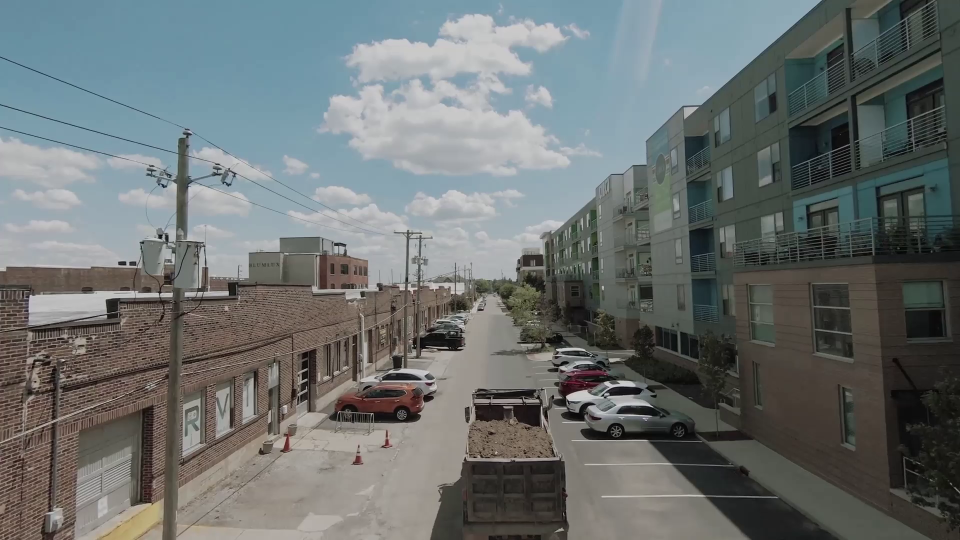
#> input picture vid10_t0.00.png, 1920 x 1080 px (shown at 1/2 size)
$ python -i image_perspective.py   (imports and definitions only)
#> lines starting #> are read from the running program, lines starting #| are printed output that depends on the picture
# Cours : Sessions 1-2 (contours), Session 3 (RANSAC) et Session 4 (single view modeling, points de fuite) : I2, perspective et stabilité des points de fuite dans le temps
"""I2: vanishing points, on one image and over the frames of a video.

One frame:
1. line segments (LSD of OpenCV; Canny + probabilistic Hough if LSD is missing), only the
   long ones (``min_len_frac`` of the image diagonal),
2. up to 3 vanishing points (VPs) by sequential RANSAC (our src/geometry/vanishing.py),
3. 3D direction of each VP: d = K^-1 v, with an ASSUMED camera K (focal = ``focal_factor``
   x the longest image side, principal point at the centre). The sign of d is free.

A video (the cue of Grab-3D, 2025): parallel 3D lines of a rigid scene keep the same 3D
direction. When the camera rotates, every VP direction turns with the same rotation, so:
- all directions turn with ONE rotation between two frames (``i2_rot_resid_deg``: the
  rotation is fitted on the tracked directions by orthogonal Procrustes, the residual is
  the angle left to each direction). Camera shake does not change it: this is the cue,
- each direction moves smoothly from frame to frame (``i2_jitter_med_deg``: second
  difference of a tracked direction). Insensitive to a smooth camera rotation, but a
  handheld walking camera shakes, so it mixes camera shake and scene instability,
- the angle between two directions stays constant (``i2_pair_angle_std_deg``): a rotation
  keeps angles. With the assumed K this holds only approximately (wrong focal length), but
  the error is smooth in time, while a drifting generated scene changes it frame to frame.
- ``i2_resid_med_deg``, the misfit of the segments to their VP in one frame, measures how
  straight and how precisely located the lines are (rendering), and serves as the noise
  floor: ``i2_jitter_norm`` = jitter / residual.

Features (one video): ``i2_frac_frames_vp`` (share of frames with a VP), ``i2_n_segments_med``,
``i2_n_vps_med``, ``i2_explained_frac_med`` (length-weighted share of segments that meet a
VP), ``i2_resid_med_deg``, ``i2_orth_err_med_deg`` (|angle between the two main directions -
90|), ``i2_jump_med_deg`` (direction change between sampled frames), ``i2_jitter_med_deg``,
``i2_jitter_norm``, ``i2_pair_angle_std_deg``, ``i2_rot_resid_deg``, ``i2_track_len_med`` (sampled frames a direction
survives), ``i2_dominant_kept_frac`` (share of steps where the strongest VP is found again).

Limits: needs straight man-made structures (buildings, corridors, interiors); a frame
without long lines gives no VP (NaN features). Lens distortion bends lines (fisheye, action
cameras). Reference: Sarkar et al., CVPR 2024 (single images); Grab-3D, 2025 (videos).
"""
from __future__ import annotations

import zlib
from pathlib import Path

import cv2
import numpy as np

from src.data.frames import read_frames
from src.geometry.vanishing import estimate_vps, vp_residual_angle

CODE_VERSION = "i2-2026-11-13b"

FEATURES = ["i2_frac_frames_vp", "i2_n_segments_med", "i2_n_vps_med", "i2_explained_frac_med",
            "i2_resid_med_deg", "i2_orth_err_med_deg", "i2_jump_med_deg", "i2_jitter_med_deg",
            "i2_jitter_norm", "i2_pair_angle_std_deg", "i2_rot_resid_deg", "i2_track_len_med",
            "i2_dominant_kept_frac"]


# ---------------------------------------------------------------- one frame
def detect_segments(gray: np.ndarray, min_len_frac: float = 0.04, max_segments: int = 300) -> np.ndarray:
    """(N, 4) segments [x1, y1, x2, y2], longest first, at least min_len_frac x diagonal long."""
    g = np.ascontiguousarray(gray, dtype=np.uint8)
    h, w = g.shape
    min_len = min_len_frac * np.hypot(h, w)
    seg = None
    if hasattr(cv2, "createLineSegmentDetector"):
        try:
            lines = cv2.createLineSegmentDetector(cv2.LSD_REFINE_STD).detect(g)[0]
            seg = np.zeros((0, 4)) if lines is None else lines.reshape(-1, 4).astype(float)
        except cv2.error:                       # some OpenCV builds ship LSD disabled
            seg = None
    if seg is None:
        edges = cv2.Canny(cv2.GaussianBlur(g, (5, 5), 1.2), 50, 150)
        lines = cv2.HoughLinesP(edges, 1, np.pi / 360, threshold=40, minLineLength=int(min_len),
                                maxLineGap=4)
        seg = np.zeros((0, 4)) if lines is None else lines.reshape(-1, 4).astype(float)
    length = np.hypot(seg[:, 2] - seg[:, 0], seg[:, 3] - seg[:, 1])
    keep = np.argsort(-length)
    keep = keep[length[keep] >= min_len][:max_segments]
    return seg[keep]


# [4 lines left out: function assumed_K, not called in this run]


def _unit(v: np.ndarray) -> np.ndarray:
    return v / np.linalg.norm(v, axis=-1, keepdims=True)


# [128 lines left out: functions angle_deg, frame_vps, build_tracks, rotation_between, temporal_features, frames_features, not called in this run]


def sample_frames(frames: list, stride: int, max_frames: int) -> list[int]:
    """Equally spaced indices (every `stride` frames, at most max_frames, from the start)."""
    return list(range(0, len(frames), max(1, stride)))[:max_frames]


# [24 lines left out: functions video_features, image_features, not called in this run]

>>> import cv2
>>> picture = cv2.imread('../../vid10_t0.00.png', cv2.IMREAD_GRAYSCALE)
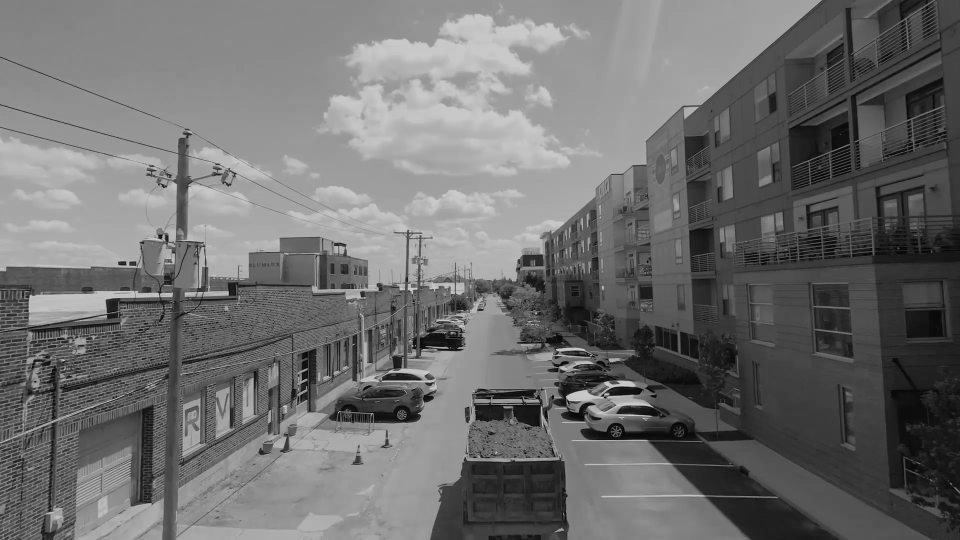
#> picture: shape (1080, 1920) (shown at 1/2 size); min 0, max 230, mean 110.5
>>> result = detect_segments(picture)
#> in detect_segments, `length = np.hypot(seg[:, 2] - seg[:, 0], seg[:, 3] - seg[:, 1])`: length = 4061 values, max 392.5 at index 774, min 1.25 at index 1474, mean 24.53
#> in detect_segments, `keep = np.argsort(-length)`: keep = 4061 values, max 4060 at index 1191, min 0 at index 167, mean 2030
#> in detect_segments, `keep = keep[length[keep] >= min_len][:max_segments]`: keep = 91 values, max 3754 at index 89, min 8 at index 67, mean 1793.4
#> result = 91 rows, first 6: [0.25, 112.8, 366.5, 254.1], [364.3, 255.9, 0.108, 115.7], [1878.3, 80.95, 1576.9, 248.2], [1575.1, 245.7, 1874.2, 79.14], [294.5, 330.1, 0.281, 255.7], [1748.2, 527.7, 1468.1, 546.4]

$ run again, on vid10_t10.00.png
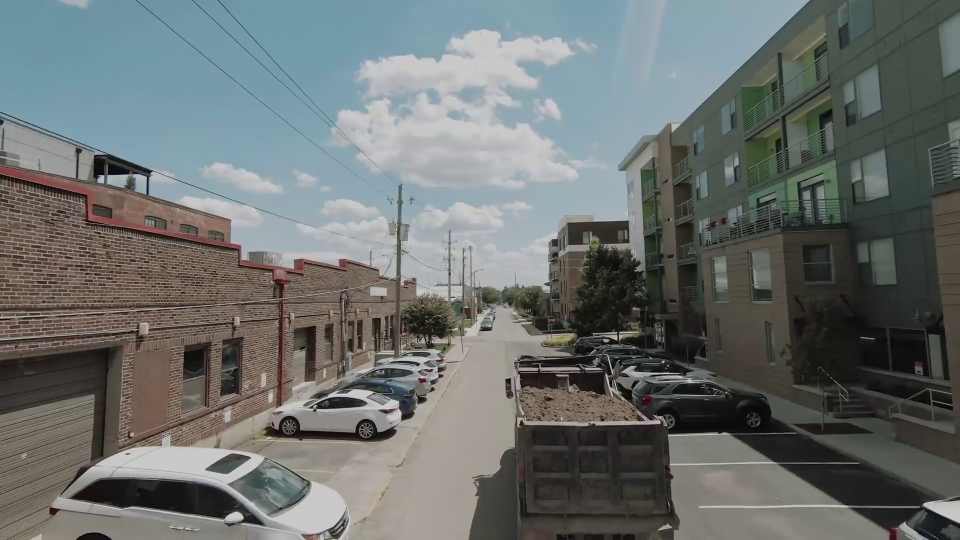
#> input picture vid10_t10.00.png, 1920 x 1080 px (shown at 1/2 size)
#> `picture = cv2.imread('../../vid10_t0.00.png', cv2.IMREAD_GRAYSCALE)`:
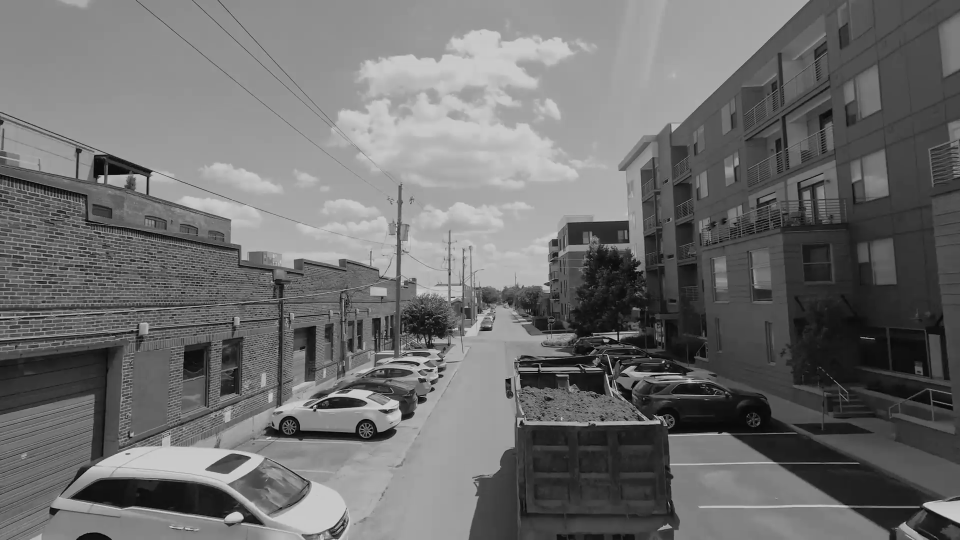
#> picture: shape (1080, 1920) (shown at 1/2 size); min 0, max 228, mean 110
#> length = 3975 values, max 381.9 at index 566, min 1.25 at index 1172, mean 25.65
#> in detect_segments, `keep = np.argsort(-length)`: keep = 3975 values, max 3974 at index 2695, min 0 at index 1207, mean 1987
#> in detect_segments, `keep = keep[length[keep] >= min_len][:max_segments]`: keep = 140 values, max 3404 at index 124, min 12 at index 37, mean 1732.1
#> result = 140 rows, first 6: [1344, 264, 1619.5, -0.497], [503.3, 190.4, 271.1, 1.28], [1399.4, 1015.8, 1695.6, 1013.3], [437.8, 0.905, 618.2, 195.6], [610.3, 190.9, 434.8, 1.38], [0.439, 720.3, 244.6, 690.9]

$ run again, on vid5_t0.00.png
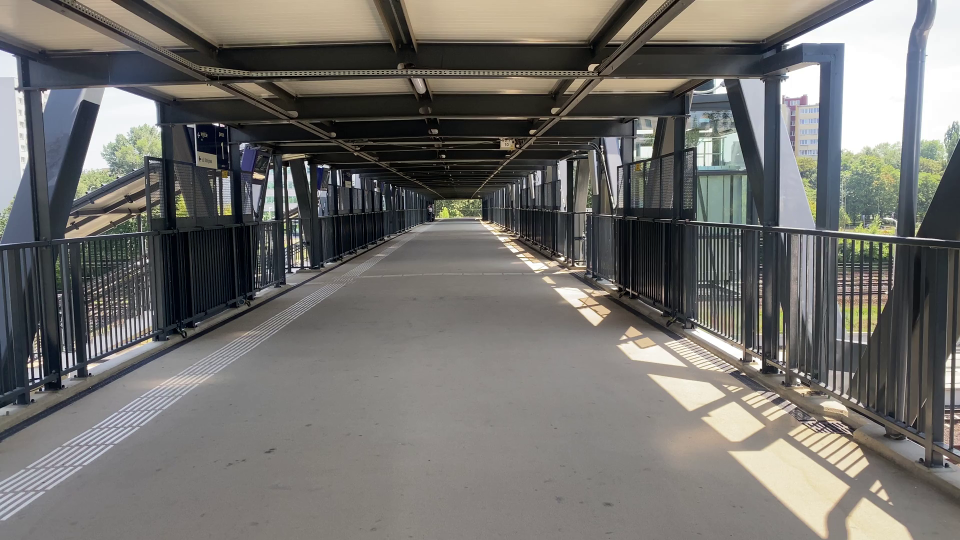
#> input picture vid5_t0.00.png, 1920 x 1080 px (shown at 1/2 size)
#> `picture = cv2.imread('../../vid10_t0.00.png', cv2.IMREAD_GRAYSCALE)`:
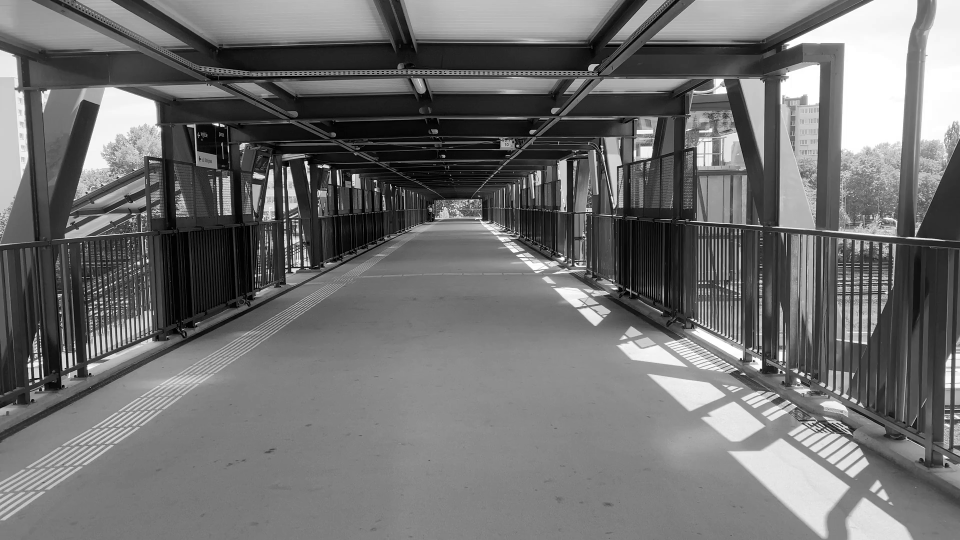
#> picture: shape (1080, 1920) (shown at 1/2 size); min 0, max 255, mean 111.4
#> length = 3657 values, max 372.5 at index 839, min 1.25 at index 801, mean 39.34
#> in detect_segments, `keep = np.argsort(-length)`: keep = 3657 values, max 3656 at index 2771, min 0 at index 1446, mean 1828
#> in detect_segments, `keep = keep[length[keep] >= min_len][:max_segments]`: keep = 300 values, max 3615 at index 197, min 24 at index 237, mean 1828.3
#> result = 300 rows, first 6: [1523.1, 154.7, 1150.6, 155.2], [419.8, 158.5, 98.39, 0.0954], [831.9, 85.24, 1174.4, 87.17], [444.3, 95.03, 780.6, 85.04], [1168.1, 84.03, 831.9, 82.18], [446.9, 87.76, 778.2, 78.33]

$ run again, on vid6_t0.00.png
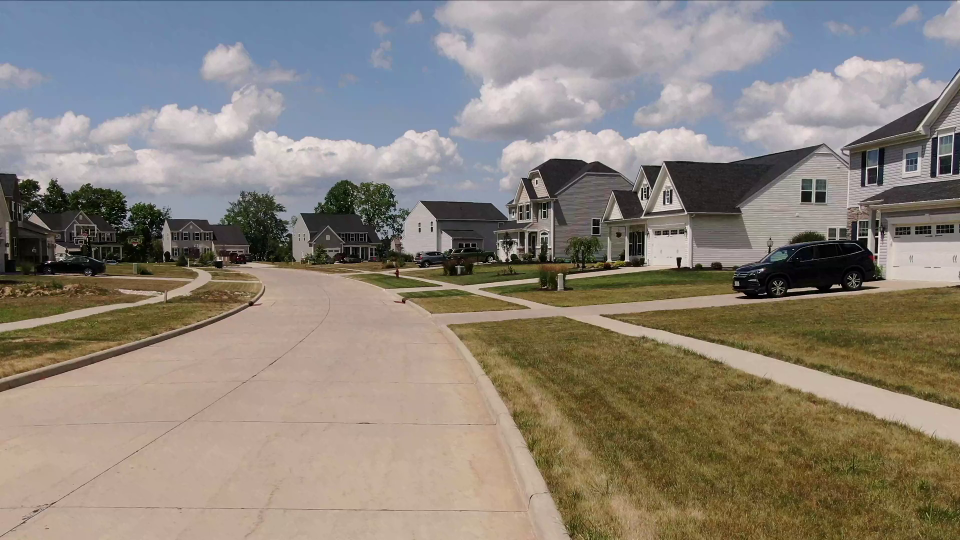
#> input picture vid6_t0.00.png, 1920 x 1080 px (shown at 1/2 size)
#> `picture = cv2.imread('../../vid10_t0.00.png', cv2.IMREAD_GRAYSCALE)`:
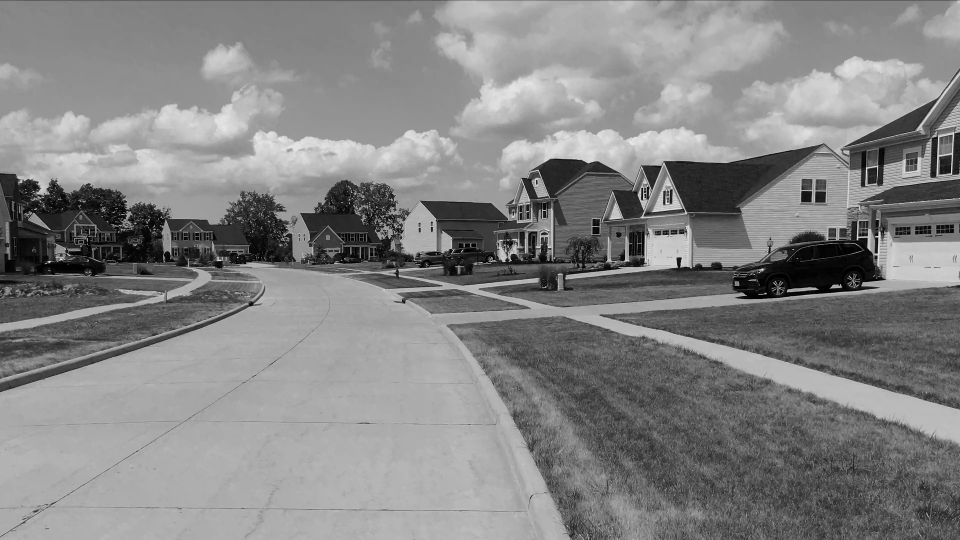
#> picture: shape (1080, 1920) (shown at 1/2 size); min 0, max 255, mean 132.3
#> lines = 2896 rows, first 6: [1754.7, 510.6, 1753.8, 530.7], [1756.1, 475.6, 1754.9, 505.6], [1835.3, 304.3, 1833.5, 339.3], [1734.7, 475.6, 1734, 494.4], [1100.6, 316.4, 1163.1, 319], [1362.6, 515.3, 1359.7, 533.4]
#> seg has the same summary as lines
#> length = 2896 values, max 1917.5 at index 901, min 1.25 at index 188, mean 24.21
#> in detect_segments, `keep = np.argsort(-length)`: keep = 2896 values, max 2895 at index 1307, min 0 at index 998, mean 1447.5
#> in detect_segments, `keep = keep[length[keep] >= min_len][:max_segments]`: keep = 95 values, max 2740 at index 92, min 14 at index 77, mean 1116.6
#> result = 95 rows, first 6: [1918.1, 0.858, 0.625, 0.868], [753.1, 847.5, 465.6, 843.2], [90.75, 739.8, 364.1, 659.6], [481.9, 1015.2, 764.4, 1018.7], [1025.6, 1023.2, 776.9, 1020.9], [465.6, 841.1, 708.1, 844.5]
